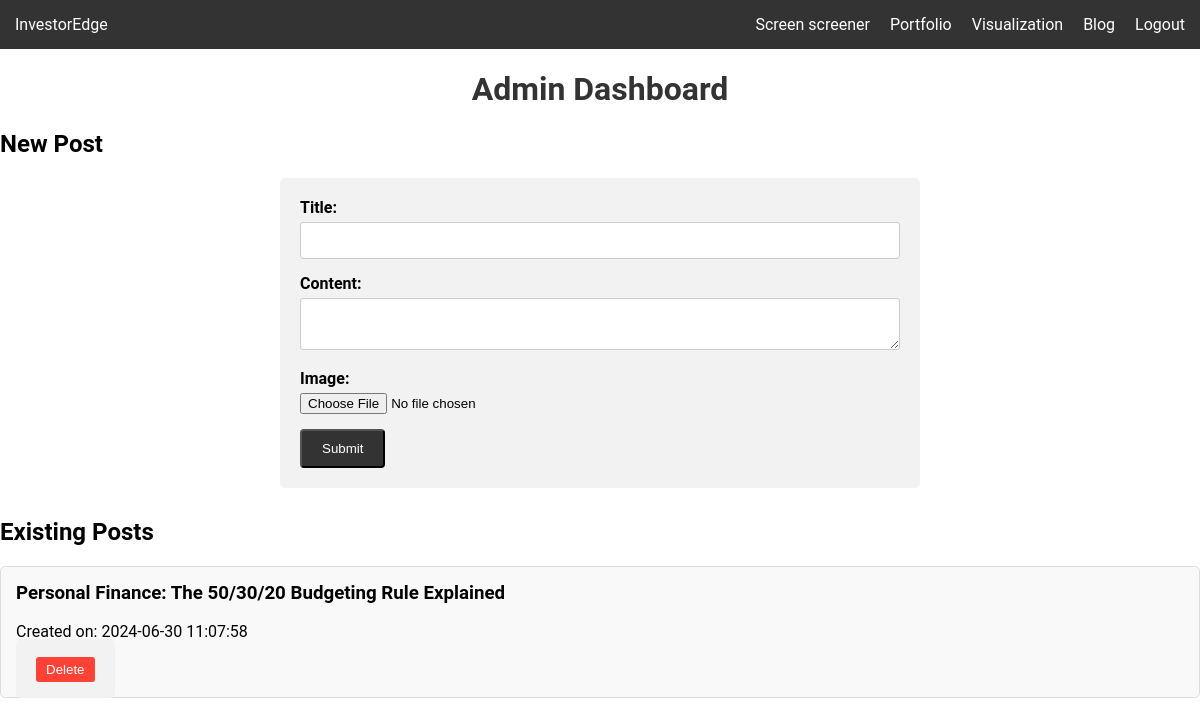
The page /admin (signed in) on the database its author committed.
### app.py (models this page shows, shortened)
class BlogPost(db.Model):
    id = db.Column(db.Integer, primary_key=True)
    title = db.Column(db.String(200), nullable=False)
    content = db.Column(db.Text, nullable=False)
    image_filename = db.Column(db.String(255))
    created_at = db.Column(db.DateTime, default=datetime.utcnow)

### app.py (the view, shortened to what this page needs)
@app.route('/admin', methods=['GET', 'POST'])
def new_post():
    if 'user' not in session or session['user'] != 'Admin':
        return "<h1>Admin only can access this page</h1>"
    posts = BlogPost.query.order_by(BlogPost.created_at.desc()).all()
    return render_template('new_post.html', posts=posts)

### templates/new_post.html (shortened to what this page needs)
<!DOCTYPE html>
<html>
<head>
    <link rel="stylesheet" href="{{ url_for('static', filename='css/styles.css') }}">
</head>
<body>
    <header>
        <nav>
            <a href="{{ url_for('index') }}" class="logo">InvestorEdge</a>
            <ul>
                <li><a href="{{ url_for('screener') }}">Screen screener</a></li>
                <li><a href="{{ url_for('portfolio') }}">Portfolio</a></li>
                <li> <a href="{{ url_for('visualization') }}">Visualization</a></li>
                <li> <a href="{{ url_for('blog') }}">Blog</a></li>
                <li>    <a href="{{ url_for('logout') }}"> {{ user }} Logout</a></li>
            </ul>
        </nav>
    </header>
    <h1>Admin Dashboard</h1>
    <h2>New Post</h2>
    <form method="POST" action="{{ url_for('new_post') }}" enctype="multipart/form-data">
        <label for="title">Title:</label>
        <input type="text" id="title" name="title" required>
        <br>
        <label for="content">Content:</label>
        <textarea id="content" name="content" required></textarea>
        <br>
        <label for="image_file">Image:</label>
        <input type="file" id="image_file" name="image_file">
        <br>
        <input type="submit" value="Submit" class="btn">
    </form>
    <div class="post-list">
        <h2>Existing Posts</h2>
        {% for post in posts %}
            <div class="post-item">
                <h3>{{ post.title }}</h3>
                <p>Created on: {{ post.created_at.strftime('%Y-%m-%d %H:%M:%S') }}</p>
                <form class="delete-form" method="POST" action="{{ url_for('new_post') }}" onsubmit="return confirm('Are you sure you want to delete this post?');">
                    <button type="submit" class="delete-btn">Delete</button>
                </form>
            </div>
        {% endfor %}
    </div>
</body>
</html>

### static/css/styles.css (style rules this page uses)
body,pre { font-family: 'Roboto', sans-serif; margin: 0; padding: 0; }
header { background-color: #333; color: #fff; padding: 15px; }
nav { display: flex; justify-content: space-between; align-items: center; }
nav ul { display: flex; list-style-type: none; margin: 0; padding: 0; }
nav ul li { margin-left: 20px; }
nav ul li a, a { color: #fff; text-decoration: none; }
.btn { display: inline-block; background-color: #333; color: #fff; text-decoration: none; padding: 10px 20px; border-radius: 4px; }
.post-list { margin-top: 30px; }
.post-item { background-color: #f9f9f9; border: 1px solid #ddd; padding: 15px; margin-bottom: 15px; border-radius: 5px; }
.post-item h3 { margin-top: 0; }
.delete-form { display: inline; }
.delete-btn { background-color: #ff4136; color: white; border: none; padding: 5px 10px; cursor: pointer; border-radius: 3px; }

### templates/new_post.html (style rules this page uses)
h1 { text-align: center; color: #333; }
form { max-width: 600px; margin: 0 auto; background-color: #f2f2f2; padding: 20px; border-radius: 5px; }
label { display: block; margin-bottom: 5px; font-weight: bold; }
input[type="text"], textarea { width: 100%; padding: 10px; border: 1px solid #ccc; border-radius: 3px; box-sizing: border-box; margin-bottom: 15px; }
input[type="file"] { margin-bottom: 15px; }

### rows shown on the page
BlogPost: title "Personal Finance: The 50/30/20 Budgeting Rule Explained", created_at "2024-06-30 11:07:58"
